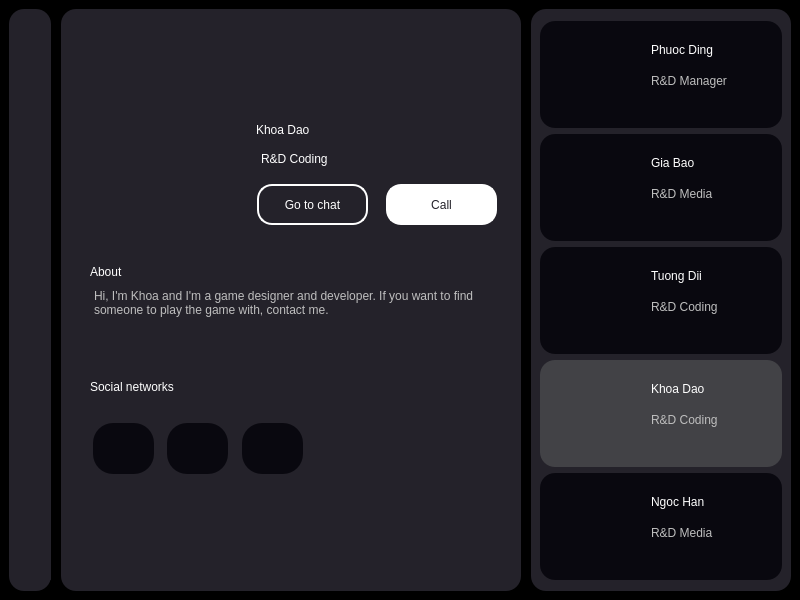
<?xml version="1.0" encoding="UTF-8"?>
<ui version="4.0">
 <class>MainWindow</class>
 <widget class="QMainWindow" name="MainWindow">
  <property name="geometry">
   <rect>
    <x>0</x>
    <y>0</y>
    <width>800</width>
    <height>600</height>
   </rect>
  </property>
  <property name="windowTitle">
   <string>MainWindow</string>
  </property>
  <widget class="QWidget" name="centralwidget">
   <property name="styleSheet">
    <string notr="true">background-color: black;</string>
   </property>
   <layout class="QHBoxLayout" name="horizontalLayout">
    <property name="spacing">
     <number>10</number>
    </property>
    <item>
     <widget class="QWidget" name="widget" native="true">
      <property name="minimumSize">
       <size>
        <width>42</width>
        <height>0</height>
       </size>
      </property>
      <property name="maximumSize">
       <size>
        <width>42</width>
        <height>16777215</height>
       </size>
      </property>
      <property name="styleSheet">
       <string notr="true">background-color: #24222A;
border-radius: 15px;</string>
      </property>
      <layout class="QVBoxLayout" name="verticalLayout">
       <item>
        <widget class="QWidget" name="widget_4" native="true">
         <widget class="QLabel" name="label_7">
          <property name="geometry">
           <rect>
            <x>0</x>
            <y>10</y>
            <width>20</width>
            <height>20</height>
           </rect>
          </property>
          <property name="text">
           <string/>
          </property>
          <property name="pixmap">
           <pixmap>../img/icons8-home-30.png</pixmap>
          </property>
          <property name="scaledContents">
           <bool>true</bool>
          </property>
         </widget>
         <widget class="QLabel" name="label_8">
          <property name="geometry">
           <rect>
            <x>0</x>
            <y>40</y>
            <width>20</width>
            <height>20</height>
           </rect>
          </property>
          <property name="text">
           <string/>
          </property>
          <property name="pixmap">
           <pixmap>../img/icons8-images-folder-48.png</pixmap>
          </property>
          <property name="scaledContents">
           <bool>true</bool>
          </property>
         </widget>
         <widget class="QLabel" name="label_9">
          <property name="geometry">
           <rect>
            <x>1</x>
            <y>70</y>
            <width>20</width>
            <height>20</height>
           </rect>
          </property>
          <property name="text">
           <string/>
          </property>
          <property name="pixmap">
           <pixmap>../img/icons8-friends-48.png</pixmap>
          </property>
          <property name="scaledContents">
           <bool>true</bool>
          </property>
         </widget>
        </widget>
       </item>
       <item>
        <widget class="QWidget" name="widget_5" native="true">
         <property name="minimumSize">
          <size>
           <width>40</width>
           <height>40</height>
          </size>
         </property>
         <property name="maximumSize">
          <size>
           <width>40</width>
           <height>40</height>
          </size>
         </property>
         <widget class="QLabel" name="label_6">
          <property name="geometry">
           <rect>
            <x>2</x>
            <y>16</y>
            <width>20</width>
            <height>20</height>
           </rect>
          </property>
          <property name="text">
           <string/>
          </property>
          <property name="pixmap">
           <pixmap>../img/icons8-qr-64.png</pixmap>
          </property>
          <property name="scaledContents">
           <bool>true</bool>
          </property>
         </widget>
        </widget>
       </item>
      </layout>
     </widget>
    </item>
    <item>
     <widget class="QWidget" name="widget_2" native="true">
      <property name="styleSheet">
       <string notr="true">background-color: #24222A;
border-radius: 15px;</string>
      </property>
      <layout class="QVBoxLayout" name="verticalLayout_3">
       <property name="leftMargin">
        <number>20</number>
       </property>
       <item>
        <widget class="QWidget" name="widget_6" native="true">
         <property name="minimumSize">
          <size>
           <width>0</width>
           <height>80</height>
          </size>
         </property>
         <property name="maximumSize">
          <size>
           <width>16777215</width>
           <height>80</height>
          </size>
         </property>
         <widget class="QPushButton" name="btn_back">
          <property name="geometry">
           <rect>
            <x>0</x>
            <y>19</y>
            <width>75</width>
            <height>24</height>
           </rect>
          </property>
          <property name="cursor">
           <cursorShape>PointingHandCursor</cursorShape>
          </property>
          <property name="text">
           <string/>
          </property>
          <property name="icon">
           <iconset>
            <normaloff>../img/icons8-left-arrow-50.png</normaloff>../img/icons8-left-arrow-50.png</iconset>
          </property>
          <property name="iconSize">
           <size>
            <width>30</width>
            <height>30</height>
           </size>
          </property>
         </widget>
        </widget>
       </item>
       <item>
        <widget class="QWidget" name="widget_7" native="true">
         <property name="minimumSize">
          <size>
           <width>0</width>
           <height>140</height>
          </size>
         </property>
         <property name="maximumSize">
          <size>
           <width>16777215</width>
           <height>140</height>
          </size>
         </property>
         <layout class="QHBoxLayout" name="horizontalLayout_2">
          <property name="topMargin">
           <number>0</number>
          </property>
          <property name="bottomMargin">
           <number>0</number>
          </property>
          <item>
           <widget class="QWidget" name="widget_11" native="true">
            <property name="minimumSize">
             <size>
              <width>160</width>
              <height>0</height>
             </size>
            </property>
            <property name="maximumSize">
             <size>
              <width>160</width>
              <height>16777215</height>
             </size>
            </property>
            <widget class="QLabel" name="label_60">
             <property name="geometry">
              <rect>
               <x>0</x>
               <y>-3</y>
               <width>130</width>
               <height>120</height>
              </rect>
             </property>
             <property name="text">
              <string/>
             </property>
             <property name="pixmap">
              <pixmap>../img/khoa.png</pixmap>
             </property>
             <property name="scaledContents">
              <bool>true</bool>
             </property>
            </widget>
           </widget>
          </item>
          <item>
           <widget class="QWidget" name="widget_12" native="true">
            <widget class="QLabel" name="label_61">
             <property name="geometry">
              <rect>
               <x>0</x>
               <y>10</y>
               <width>111</width>
               <height>31</height>
              </rect>
             </property>
             <property name="styleSheet">
              <string notr="true">font: 700 16pt &quot;Arial&quot;;
color: #ffffff;</string>
             </property>
             <property name="text">
              <string>Khoa Dao</string>
             </property>
            </widget>
            <widget class="QLabel" name="label_62">
             <property name="enabled">
              <bool>true</bool>
             </property>
             <property name="geometry">
              <rect>
               <x>5</x>
               <y>45</y>
               <width>91</width>
               <height>20</height>
              </rect>
             </property>
             <property name="styleSheet">
              <string notr="true">font: 700 10pt &quot;Arial&quot;;
color: #ffffff;
</string>
             </property>
             <property name="text">
              <string>R&amp;D Coding</string>
             </property>
            </widget>
            <widget class="QPushButton" name="pushButton">
             <property name="geometry">
              <rect>
               <x>1</x>
               <y>80</y>
               <width>111</width>
               <height>41</height>
              </rect>
             </property>
             <property name="styleSheet">
              <string notr="true">border: 2px solid #ffffff;
font: 12pt &quot;Arial&quot;;
color: #ffffff;</string>
             </property>
             <property name="text">
              <string>Go to chat</string>
             </property>
            </widget>
            <widget class="QPushButton" name="pushButton_2">
             <property name="geometry">
              <rect>
               <x>130</x>
               <y>80</y>
               <width>111</width>
               <height>41</height>
              </rect>
             </property>
             <property name="styleSheet">
              <string notr="true">border: 2px solid #ffffff;
background-color: #ffffff;
font: 12pt &quot;Arial&quot;;
color: #24222A;</string>
             </property>
             <property name="text">
              <string>Call</string>
             </property>
            </widget>
           </widget>
          </item>
         </layout>
        </widget>
       </item>
       <item>
        <widget class="QWidget" name="widget_10" native="true">
         <property name="minimumSize">
          <size>
           <width>0</width>
           <height>100</height>
          </size>
         </property>
         <property name="maximumSize">
          <size>
           <width>16777215</width>
           <height>100</height>
          </size>
         </property>
         <layout class="QVBoxLayout" name="verticalLayout_4">
          <property name="topMargin">
           <number>15</number>
          </property>
          <item>
           <widget class="QLabel" name="label_66">
            <property name="enabled">
             <bool>true</bool>
            </property>
            <property name="styleSheet">
             <string notr="true">font: 700 15pt &quot;Arial&quot;;
color: #ffffff;</string>
            </property>
            <property name="text">
             <string>About</string>
            </property>
           </widget>
          </item>
          <item>
           <widget class="QPlainTextEdit" name="plainTextEdit">
            <property name="enabled">
             <bool>false</bool>
            </property>
            <property name="plainText">
             <string>Hi, I'm Khoa and I'm a game designer and developer. If you want to find someone to play the game with, contact me.</string>
            </property>
           </widget>
          </item>
         </layout>
        </widget>
       </item>
       <item>
        <widget class="QWidget" name="widget_8" native="true">
         <property name="minimumSize">
          <size>
           <width>0</width>
           <height>130</height>
          </size>
         </property>
         <property name="maximumSize">
          <size>
           <width>16777215</width>
           <height>130</height>
          </size>
         </property>
         <layout class="QVBoxLayout" name="verticalLayout_5">
          <property name="spacing">
           <number>0</number>
          </property>
          <property name="topMargin">
           <number>0</number>
          </property>
          <item>
           <widget class="QLabel" name="label_67">
            <property name="enabled">
             <bool>true</bool>
            </property>
            <property name="styleSheet">
             <string notr="true">font: 700 15pt &quot;Arial&quot;;
color: #ffffff;</string>
            </property>
            <property name="text">
             <string>Social networks</string>
            </property>
           </widget>
          </item>
          <item>
           <widget class="QWidget" name="widget_13" native="true">
            <property name="layoutDirection">
             <enum>Qt::LeftToRight</enum>
            </property>
            <widget class="QGraphicsView" name="graphicsView_6">
             <property name="geometry">
              <rect>
               <x>77</x>
               <y>6</y>
               <width>61</width>
               <height>51</height>
              </rect>
             </property>
             <property name="minimumSize">
              <size>
               <width>61</width>
               <height>51</height>
              </size>
             </property>
             <property name="maximumSize">
              <size>
               <width>61</width>
               <height>51</height>
              </size>
             </property>
             <property name="styleSheet">
              <string notr="true">border-radius: 20px;
background-color: #09080F;</string>
             </property>
            </widget>
            <widget class="QGraphicsView" name="graphicsView_7">
             <property name="geometry">
              <rect>
               <x>152</x>
               <y>6</y>
               <width>61</width>
               <height>51</height>
              </rect>
             </property>
             <property name="minimumSize">
              <size>
               <width>61</width>
               <height>51</height>
              </size>
             </property>
             <property name="maximumSize">
              <size>
               <width>61</width>
               <height>51</height>
              </size>
             </property>
             <property name="styleSheet">
              <string notr="true">border-radius: 20px;
background-color: #09080F;</string>
             </property>
            </widget>
            <widget class="QGraphicsView" name="graphicsView_5">
             <property name="geometry">
              <rect>
               <x>3</x>
               <y>6</y>
               <width>61</width>
               <height>51</height>
              </rect>
             </property>
             <property name="minimumSize">
              <size>
               <width>61</width>
               <height>51</height>
              </size>
             </property>
             <property name="maximumSize">
              <size>
               <width>61</width>
               <height>51</height>
              </size>
             </property>
             <property name="styleSheet">
              <string notr="true">border-radius: 20px;
background-color: #09080F;</string>
             </property>
            </widget>
            <widget class="QLabel" name="label_2">
             <property name="geometry">
              <rect>
               <x>20</x>
               <y>18</y>
               <width>25</width>
               <height>25</height>
              </rect>
             </property>
             <property name="styleSheet">
              <string notr="true">background-color: #09080F;</string>
             </property>
             <property name="text">
              <string/>
             </property>
             <property name="pixmap">
              <pixmap>../img/facebook.png</pixmap>
             </property>
             <property name="scaledContents">
              <bool>true</bool>
             </property>
            </widget>
            <widget class="QLabel" name="label_3">
             <property name="geometry">
              <rect>
               <x>95</x>
               <y>18</y>
               <width>25</width>
               <height>25</height>
              </rect>
             </property>
             <property name="styleSheet">
              <string notr="true">background-color: #09080F;</string>
             </property>
             <property name="text">
              <string/>
             </property>
             <property name="pixmap">
              <pixmap>../img/instagram.png</pixmap>
             </property>
             <property name="scaledContents">
              <bool>true</bool>
             </property>
            </widget>
            <widget class="QLabel" name="label_4">
             <property name="geometry">
              <rect>
               <x>170</x>
               <y>19</y>
               <width>25</width>
               <height>25</height>
              </rect>
             </property>
             <property name="styleSheet">
              <string notr="true">background-color: #09080F;</string>
             </property>
             <property name="text">
              <string/>
             </property>
             <property name="pixmap">
              <pixmap>../img/linkedin.png</pixmap>
             </property>
             <property name="scaledContents">
              <bool>true</bool>
             </property>
            </widget>
           </widget>
          </item>
         </layout>
        </widget>
       </item>
       <item>
        <widget class="QWidget" name="widget_9" native="true">
         <layout class="QHBoxLayout" name="horizontalLayout_3">
          <item>
           <widget class="QWidget" name="widget_14" native="true">
            <layout class="QVBoxLayout" name="verticalLayout_6">
             <property name="topMargin">
              <number>0</number>
             </property>
            </layout>
           </widget>
          </item>
          <item>
           <widget class="QWidget" name="widget_15" native="true">
            <property name="minimumSize">
             <size>
              <width>60</width>
              <height>0</height>
             </size>
            </property>
            <property name="maximumSize">
             <size>
              <width>60</width>
              <height>16777215</height>
             </size>
            </property>
           </widget>
          </item>
         </layout>
        </widget>
       </item>
      </layout>
     </widget>
    </item>
    <item>
     <widget class="QWidget" name="widget_3" native="true">
      <property name="minimumSize">
       <size>
        <width>260</width>
        <height>0</height>
       </size>
      </property>
      <property name="maximumSize">
       <size>
        <width>260</width>
        <height>16777215</height>
       </size>
      </property>
      <property name="styleSheet">
       <string notr="true">background-color: #24222A;
border-radius: 15px;</string>
      </property>
      <layout class="QVBoxLayout" name="verticalLayout_2">
       <property name="leftMargin">
        <number>9</number>
       </property>
       <property name="topMargin">
        <number>12</number>
       </property>
       <item>
        <widget class="QFrame" name="frame_12">
         <property name="minimumSize">
          <size>
           <width>0</width>
           <height>107</height>
          </size>
         </property>
         <property name="maximumSize">
          <size>
           <width>16777215</width>
           <height>107</height>
          </size>
         </property>
         <property name="styleSheet">
          <string notr="true">background-color: #09080F;
border-radius: 15px;</string>
         </property>
         <property name="frameShape">
          <enum>QFrame::StyledPanel</enum>
         </property>
         <property name="frameShadow">
          <enum>QFrame::Raised</enum>
         </property>
         <widget class="QLabel" name="label_45">
          <property name="geometry">
           <rect>
            <x>8</x>
            <y>6</y>
            <width>100</width>
            <height>91</height>
           </rect>
          </property>
          <property name="text">
           <string/>
          </property>
          <property name="pixmap">
           <pixmap>../img/anhPhuoc.png</pixmap>
          </property>
          <property name="scaledContents">
           <bool>true</bool>
          </property>
         </widget>
         <widget class="QLabel" name="label_46">
          <property name="geometry">
           <rect>
            <x>111</x>
            <y>19</y>
            <width>91</width>
            <height>20</height>
           </rect>
          </property>
          <property name="styleSheet">
           <string notr="true">font: 700 12pt &quot;Arial&quot;;
color: #ffffff;</string>
          </property>
          <property name="text">
           <string>Phuoc Ding</string>
          </property>
         </widget>
         <widget class="QLabel" name="label_47">
          <property name="enabled">
           <bool>false</bool>
          </property>
          <property name="geometry">
           <rect>
            <x>111</x>
            <y>50</y>
            <width>91</width>
            <height>20</height>
           </rect>
          </property>
          <property name="styleSheet">
           <string notr="true">font: 700 10pt &quot;Arial&quot;;
</string>
          </property>
          <property name="text">
           <string>R&amp;D Manager</string>
          </property>
         </widget>
        </widget>
       </item>
       <item>
        <widget class="QFrame" name="frame_11">
         <property name="maximumSize">
          <size>
           <width>16777215</width>
           <height>107</height>
          </size>
         </property>
         <property name="styleSheet">
          <string notr="true">background-color: #09080F;
border-radius: 15px;</string>
         </property>
         <property name="frameShape">
          <enum>QFrame::StyledPanel</enum>
         </property>
         <property name="frameShadow">
          <enum>QFrame::Raised</enum>
         </property>
         <widget class="QLabel" name="label_42">
          <property name="geometry">
           <rect>
            <x>8</x>
            <y>6</y>
            <width>100</width>
            <height>91</height>
           </rect>
          </property>
          <property name="text">
           <string/>
          </property>
          <property name="pixmap">
           <pixmap>../img/bao (2).png</pixmap>
          </property>
          <property name="scaledContents">
           <bool>true</bool>
          </property>
         </widget>
         <widget class="QLabel" name="label_43">
          <property name="geometry">
           <rect>
            <x>111</x>
            <y>19</y>
            <width>91</width>
            <height>20</height>
           </rect>
          </property>
          <property name="styleSheet">
           <string notr="true">font: 700 12pt &quot;Arial&quot;;
color: #ffffff;</string>
          </property>
          <property name="text">
           <string>Gia Bao</string>
          </property>
         </widget>
         <widget class="QLabel" name="label_44">
          <property name="enabled">
           <bool>false</bool>
          </property>
          <property name="geometry">
           <rect>
            <x>111</x>
            <y>50</y>
            <width>91</width>
            <height>20</height>
           </rect>
          </property>
          <property name="styleSheet">
           <string notr="true">font: 700 10pt &quot;Arial&quot;;
</string>
          </property>
          <property name="text">
           <string>R&amp;D Media</string>
          </property>
         </widget>
        </widget>
       </item>
       <item>
        <widget class="QFrame" name="frame_14">
         <property name="maximumSize">
          <size>
           <width>16777215</width>
           <height>107</height>
          </size>
         </property>
         <property name="styleSheet">
          <string notr="true">background-color: #09080F;
border-radius: 15px;</string>
         </property>
         <property name="frameShape">
          <enum>QFrame::StyledPanel</enum>
         </property>
         <property name="frameShadow">
          <enum>QFrame::Raised</enum>
         </property>
         <widget class="QLabel" name="label_57">
          <property name="geometry">
           <rect>
            <x>8</x>
            <y>6</y>
            <width>100</width>
            <height>91</height>
           </rect>
          </property>
          <property name="text">
           <string/>
          </property>
          <property name="pixmap">
           <pixmap>../img/TuongDii.png</pixmap>
          </property>
          <property name="scaledContents">
           <bool>true</bool>
          </property>
         </widget>
         <widget class="QLabel" name="label_58">
          <property name="geometry">
           <rect>
            <x>111</x>
            <y>19</y>
            <width>91</width>
            <height>20</height>
           </rect>
          </property>
          <property name="styleSheet">
           <string notr="true">font: 700 12pt &quot;Arial&quot;;
color: #ffffff;</string>
          </property>
          <property name="text">
           <string>Tuong Dii</string>
          </property>
         </widget>
         <widget class="QLabel" name="label_59">
          <property name="enabled">
           <bool>false</bool>
          </property>
          <property name="geometry">
           <rect>
            <x>111</x>
            <y>50</y>
            <width>91</width>
            <height>20</height>
           </rect>
          </property>
          <property name="styleSheet">
           <string notr="true">font: 700 10pt &quot;Arial&quot;;
</string>
          </property>
          <property name="text">
           <string>R&amp;D Coding</string>
          </property>
         </widget>
        </widget>
       </item>
       <item>
        <widget class="QFrame" name="frame_13">
         <property name="maximumSize">
          <size>
           <width>16777215</width>
           <height>107</height>
          </size>
         </property>
         <property name="styleSheet">
          <string notr="true">background-color: #424246;
border-radius: 15px;</string>
         </property>
         <property name="frameShape">
          <enum>QFrame::StyledPanel</enum>
         </property>
         <property name="frameShadow">
          <enum>QFrame::Raised</enum>
         </property>
         <widget class="QLabel" name="label_54">
          <property name="geometry">
           <rect>
            <x>8</x>
            <y>6</y>
            <width>100</width>
            <height>91</height>
           </rect>
          </property>
          <property name="text">
           <string/>
          </property>
          <property name="pixmap">
           <pixmap>../img/khoa.png</pixmap>
          </property>
          <property name="scaledContents">
           <bool>true</bool>
          </property>
         </widget>
         <widget class="QLabel" name="label_55">
          <property name="geometry">
           <rect>
            <x>111</x>
            <y>19</y>
            <width>91</width>
            <height>20</height>
           </rect>
          </property>
          <property name="styleSheet">
           <string notr="true">font: 700 12pt &quot;Arial&quot;;
color: #ffffff;</string>
          </property>
          <property name="text">
           <string>Khoa Dao</string>
          </property>
         </widget>
         <widget class="QLabel" name="label_56">
          <property name="enabled">
           <bool>false</bool>
          </property>
          <property name="geometry">
           <rect>
            <x>111</x>
            <y>50</y>
            <width>91</width>
            <height>20</height>
           </rect>
          </property>
          <property name="styleSheet">
           <string notr="true">font: 700 10pt &quot;Arial&quot;;
</string>
          </property>
          <property name="text">
           <string>R&amp;D Coding</string>
          </property>
         </widget>
        </widget>
       </item>
       <item>
        <widget class="QFrame" name="frame_16">
         <property name="maximumSize">
          <size>
           <width>16777215</width>
           <height>107</height>
          </size>
         </property>
         <property name="styleSheet">
          <string notr="true">background-color: #09080F;
border-radius: 15px;</string>
         </property>
         <property name="frameShape">
          <enum>QFrame::StyledPanel</enum>
         </property>
         <property name="frameShadow">
          <enum>QFrame::Raised</enum>
         </property>
         <widget class="QLabel" name="label_63">
          <property name="geometry">
           <rect>
            <x>8</x>
            <y>6</y>
            <width>100</width>
            <height>91</height>
           </rect>
          </property>
          <property name="text">
           <string/>
          </property>
          <property name="pixmap">
           <pixmap>../img/chiHan.png</pixmap>
          </property>
          <property name="scaledContents">
           <bool>true</bool>
          </property>
         </widget>
         <widget class="QLabel" name="label_64">
          <property name="geometry">
           <rect>
            <x>111</x>
            <y>19</y>
            <width>91</width>
            <height>20</height>
           </rect>
          </property>
          <property name="styleSheet">
           <string notr="true">font: 700 12pt &quot;Arial&quot;;
color: #ffffff;</string>
          </property>
          <property name="text">
           <string>Ngoc Han</string>
          </property>
         </widget>
         <widget class="QLabel" name="label_65">
          <property name="enabled">
           <bool>false</bool>
          </property>
          <property name="geometry">
           <rect>
            <x>111</x>
            <y>50</y>
            <width>91</width>
            <height>20</height>
           </rect>
          </property>
          <property name="styleSheet">
           <string notr="true">font: 700 10pt &quot;Arial&quot;;
</string>
          </property>
          <property name="text">
           <string>R&amp;D Media</string>
          </property>
         </widget>
        </widget>
       </item>
      </layout>
     </widget>
    </item>
   </layout>
  </widget>
 </widget>
 <resources/>
 <connections/>
</ui>
